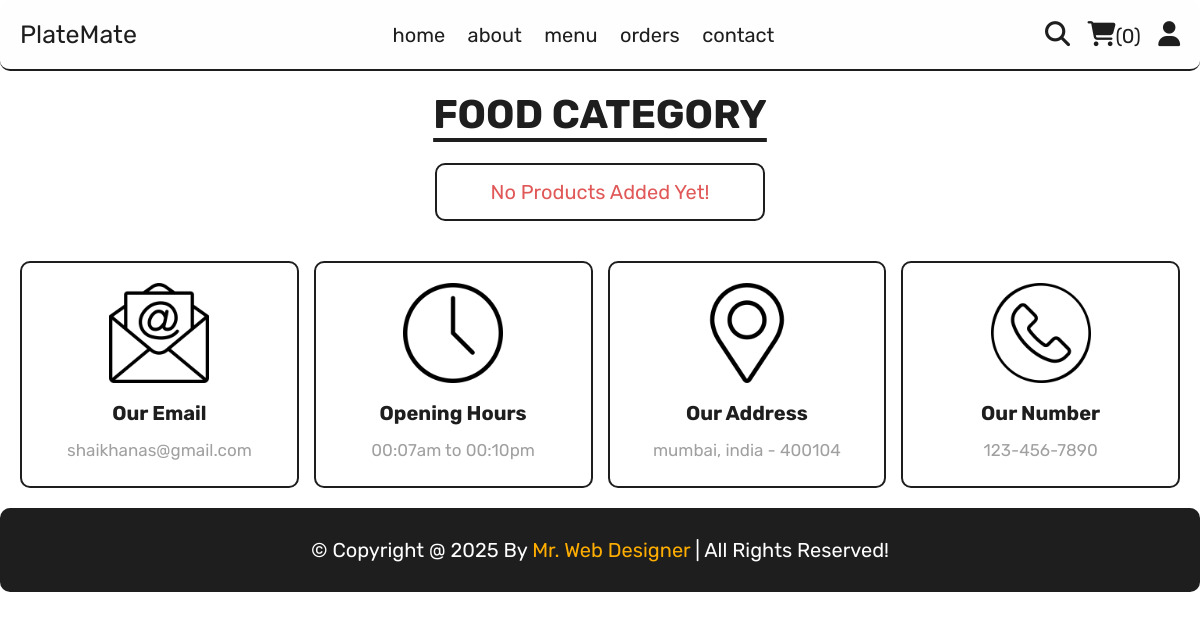
Page /category.php?category=drinks on the earlier database version.
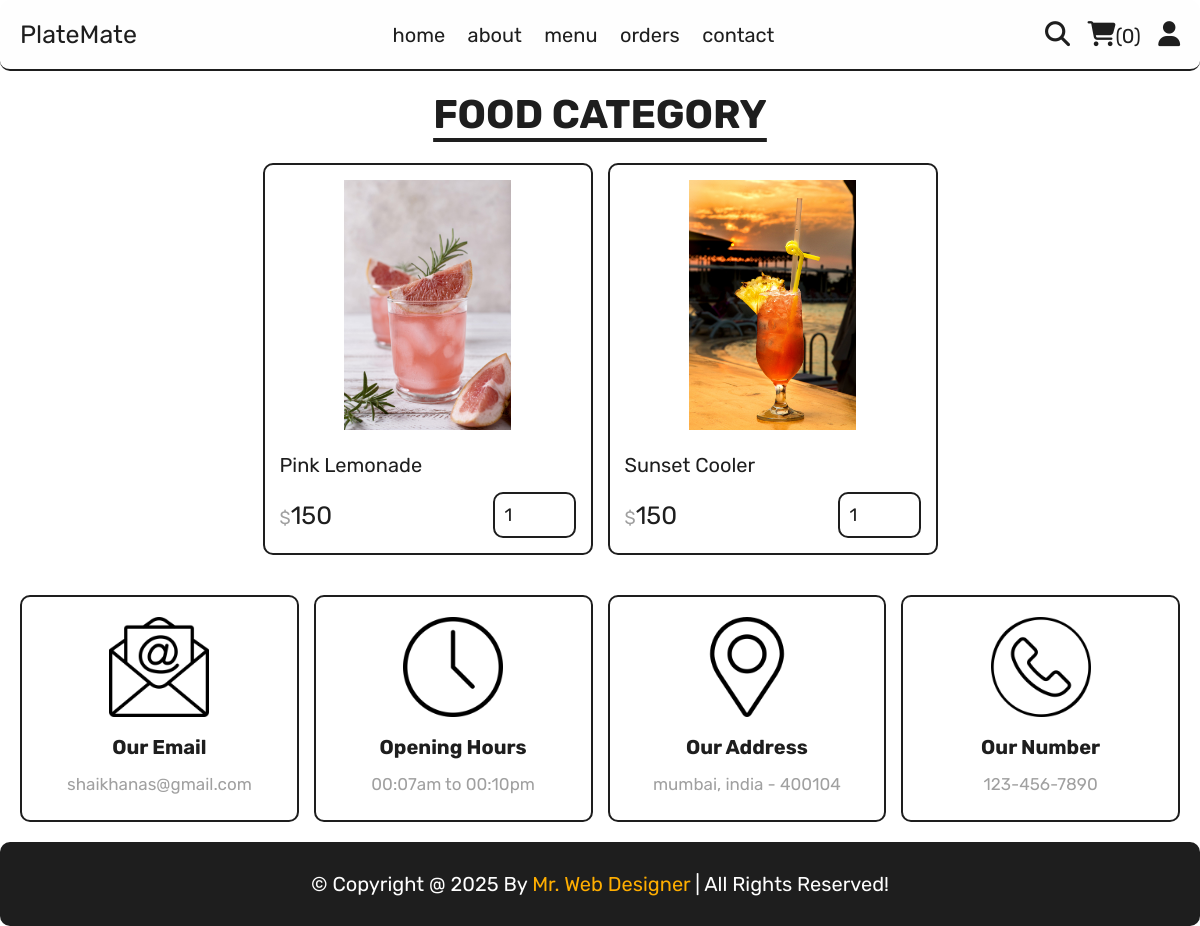
Same page on the later database version.
### tables this page shows
CREATE TABLE `products` (
  `id` int(100) NOT NULL,
  `name` varchar(100) NOT NULL,
  `category` varchar(100) NOT NULL,
  `price` int(10) NOT NULL,
  `image` varchar(100) NOT NULL
);

### category.php (the view, shortened to what this page needs)
<?php
include 'components/connect.php';
?>
<!DOCTYPE html>
<html lang="en">
<head>
   <link rel="stylesheet" href="https://cdnjs.cloudflare.com/ajax/libs/font-awesome/6.1.1/css/all.min.css">
   <link rel="stylesheet" href="css/style.css">
</head>
<body>
<?php include 'components/user_header.php'; ?>
<section class="products">
   <h1 class="title">food category</h1>
   <div class="box-container">
      <?php
         $category = $_GET['category'];
         $select_products = $conn->prepare("SELECT * FROM `products` WHERE category = ?");
         $select_products->execute([$category]);
         if($select_products->rowCount() > 0){
            while($fetch_products = $select_products->fetch(PDO::FETCH_ASSOC)){
      ?>
      <form action="" method="post" class="box">
         <img src="uploaded_img/<?= $fetch_products['image']; ?>" alt="">
         <div class="name"><?= $fetch_products['name']; ?></div>
         <div class="flex">
            <div class="price"><span>$</span><?= $fetch_products['price']; ?></div>
            <input type="number" name="qty" class="qty" min="1" max="99" value="1" maxlength="2">
         </div>
      </form>
      <?php
            }
         }else{
            echo '<p class="empty">no products added yet!</p>';
         }
      ?>
   </div>
</section>
<?php include 'components/footer.php'; ?>
</body>
</html>

### components/user_header.php (shortened to what this page needs)
<header class="header">
   <section class="flex">
      <a href="home.php" class="logo">PlateMate</a>
      <nav class="navbar">
         <a href="home.php">home</a>
         <a href="about.php">about</a>
         <a href="menu.php">menu</a>
         <a href="orders.php">orders</a>
         <a href="contact.php">contact</a>
      </nav>
      <div class="icons">
         <?php
            $count_cart_items = $conn->prepare("SELECT * FROM `cart` WHERE user_id = ?");
            $count_cart_items->execute([$user_id]);
            $total_cart_items = $count_cart_items->rowCount();
         ?>
         <a href="search.php"><i class="fas fa-search"></i></a>
         <a href="cart.php"><i class="fas fa-shopping-cart"></i><span>(<?= $total_cart_items; ?>)</span></a>
         <div id="user-btn" class="fas fa-user"></div>
      </div>
   </section>
</header>

### components/footer.php (shortened to what this page needs)
<footer class="footer">
   <section class="grid">
      <div class="box">
         <img src="images/email-icon.png" alt="">
         <h3>our email</h3>
         <a href="mailto:shaikhanas@gmail.com">shaikhanas@gmail.com</a>
      </div>
      <div class="box">
         <img src="images/clock-icon.png" alt="">
         <h3>opening hours</h3>
         <p>00:07am to 00:10pm</p>
      </div>
      <div class="box">
         <img src="images/map-icon.png" alt="">
         <h3>our address</h3>
         <a href="#">mumbai, india - 400104</a>
      </div>
      <div class="box">
         <img src="images/phone-icon.png" alt="">
         <h3>our number</h3>
         <a href="tel:1234567890">123-456-7890</a>
      </div>
   </section>
   <div class="credit">&copy; copyright @ <?= date('Y'); ?> by <span>mr. web designer</span> | all rights reserved!</div>
</footer>

### css/style.css (style rules this page uses)
:root { --yellow: #ffae00; --red: #e15858; --white: #fefefe; --black: #1e1e1e; --light-color: #a0a0a0; --border: 0.2rem solid var(--black); }
* { font-family: 'Rubik', sans-serif; margin:0; padding:0; box-sizing: border-box; border-radius: 10px; outline: none; border: none; text-decoration: none; }
html { font-size: 62.5%; overflow-x: hidden; scroll-behavior: smooth; stop-opacity: 7rem; }
section { margin:0 auto; max-width: 1200px; padding:2rem; }
.title { text-align: center; margin-bottom: 2.5rem; font-size: 4rem; color:var(--black); text-transform: uppercase; text-decoration: underline; text-underline-offset: 1rem; }
.header { position: sticky; top:0; left:0; right:0; z-index: 1000; background-color: var(--white); border-bottom: var(--border); }
.header .flex { display: flex; align-items: center; justify-content: space-between; position: relative; }
.header .flex .logo { font-size: 2.5rem; color:var(--black); }
.header .flex .navbar a { font-size: 2rem; color:var(--black); margin:0 1rem; }
.header .flex .icons > * { margin-left: 1.5rem; font-size: 2.5rem; color:var(--black); cursor: pointer; }
.header .flex .icons span { font-size: 2rem; }
.products .box-container { display: grid; grid-template-columns: repeat(auto-fit, 33rem); justify-content: center; align-items: flex-start; gap:1.5rem; }
.products .box-container .box { border:var(--border); padding:1.5rem; position: relative; overflow: hidden; }
.products .box-container .box img { height: 25rem; width: 100%; object-fit: contain; margin-bottom: 1rem; }
.products .box-container .box .name { font-size: 2rem; color:var(--black); margin:1rem 0; }
.products .box-container .box .flex { display: flex; align-items: center; gap:1rem; margin-top: 1.5rem; }
.products .box-container .box .flex .price { margin-right: auto; font-size: 2.5rem; color:var(--black); }
.products .box-container .box .flex .price span { color:var(--light-color); font-size: 1.8rem; }
.products .box-container .box .flex .qty { padding:1rem; border:var(--border); font-size: 1.8rem; color:var(--black); }
.footer .grid { display: grid; grid-template-columns: repeat(auto-fit, minmax(27rem, 1fr)); gap:1.5rem; align-items: flex-start; }
.footer .grid .box { border:var(--border); padding:2rem; text-align: center; }
.footer .grid .box img { height: 10rem; width: 100%; object-fit: contain; margin-bottom: .5rem; }
.footer .grid .box h3 { margin:1rem 0; font-size: 2rem; color:var(--black); text-transform: capitalize; }
.footer .grid .box p, .footer .grid .box a { display: block; font-size: 1.7rem; color:var(--light-color); line-height: 1.8; }
.credit { padding:3rem 2rem; text-align: center; background-color: var(--black); color:var(--white); font-size: 2rem; text-transform: capitalize; }
.credit span { color:var(--yellow); }
.empty { border:var(--border); padding:1.5rem; text-align: center; width: 100%; font-size: 2rem; text-transform: capitalize; color:var(--red); }

Differences in the rows shown:
added products: image (picture), name "Pink Lemonade", price "150"
added products: image (picture), name "Sunset Cooler", price "150"
Other differences:
text no longer shown: "No Products Added Yet!"
